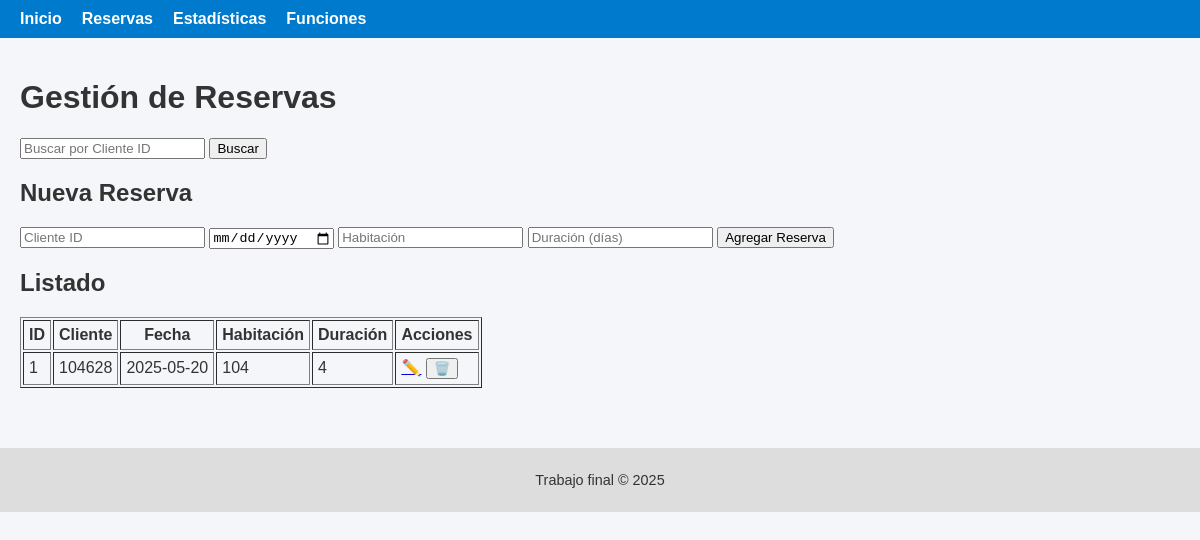
Screenshot of /reservas?cliente_id=104628 with the database file from the repository.
### app/models.py (models this page shows)
class Reserva(db.Model):
    __tablename__ = 'reservas'
    id = db.Column(db.Integer, primary_key=True)
    cliente_id = db.Column(db.Integer, nullable=False)
    fecha = db.Column(db.String(10), nullable=False)
    habitacion = db.Column(db.Integer, nullable=False)
    duracion = db.Column(db.Integer, nullable=False)

### app/routes/crud.py (the view, shortened to what this page needs)
@bp.route('/reservas', methods=['GET', 'POST'])
def reservas():
    filtro_id = request.args.get('cliente_id')
    if filtro_id:
        reservas = Reserva.query.filter_by(cliente_id=filtro_id).all()
    else:
        reservas = Reserva.query.all()
    return render_template('reservas.html', reservas=reservas)

### app/templates/reservas.html (shortened to what this page needs)
{% extends 'base.html' %}
{% block content %}
<h1>Gestión de Reservas</h1>
<form method="get" action="{{ url_for('crud.reservas') }}">
    <input type="text" name="cliente_id" placeholder="Buscar por Cliente ID">
    <button type="submit">Buscar</button>
</form>
<h2>Nueva Reserva</h2>
<form method="post" action="{{ url_for('crud.reservas') }}">
    <input type="number" name="cliente_id" placeholder="Cliente ID" required>
    <input type="date" name="fecha" required>
    <input type="number" name="habitacion" placeholder="Habitación" required>
    <input type="number" name="duracion" placeholder="Duración (días)" required>
    <button type="submit">Agregar Reserva</button>
</form>
<h2>Listado</h2>
<table border="1" cellpadding="5">
    <thead>
        <tr>
            <th>ID</th>
            <th>Cliente</th>
            <th>Fecha</th>
            <th>Habitación</th>
            <th>Duración</th>
            <th>Acciones</th>
        </tr>
    </thead>
    <tbody>
        {% for r in reservas %}
        <tr>
            <td>{{ r.id }}</td>
            <td>{{ r.cliente_id }}</td>
            <td>{{ r.fecha }}</td>
            <td>{{ r.habitacion }}</td>
            <td>{{ r.duracion }}</td>
            <td>
                <a href="{{ url_for('crud.editar_reserva', id=r.id) }}">✏️</a>
                <form method="post" action="{{ url_for('crud.borrar_reserva', id=r.id) }}" style="display:inline;">
                    <button type="submit" onclick="return confirm('¿Borrar esta reserva?')">🗑️</button>
                </form>
            </td>
        </tr>
        {% endfor %}
    </tbody>
</table>
{% endblock %}

### app/static/css/main.css (style rules this page uses)
body { font-family: Arial, sans-serif; margin: 0; padding: 0; background-color: #f4f6f9; color: #333; }

### rows the page displays
Reserva: id "1", cliente_id "104628", fecha "2025-05-20", habitacion "104", duracion "4"
